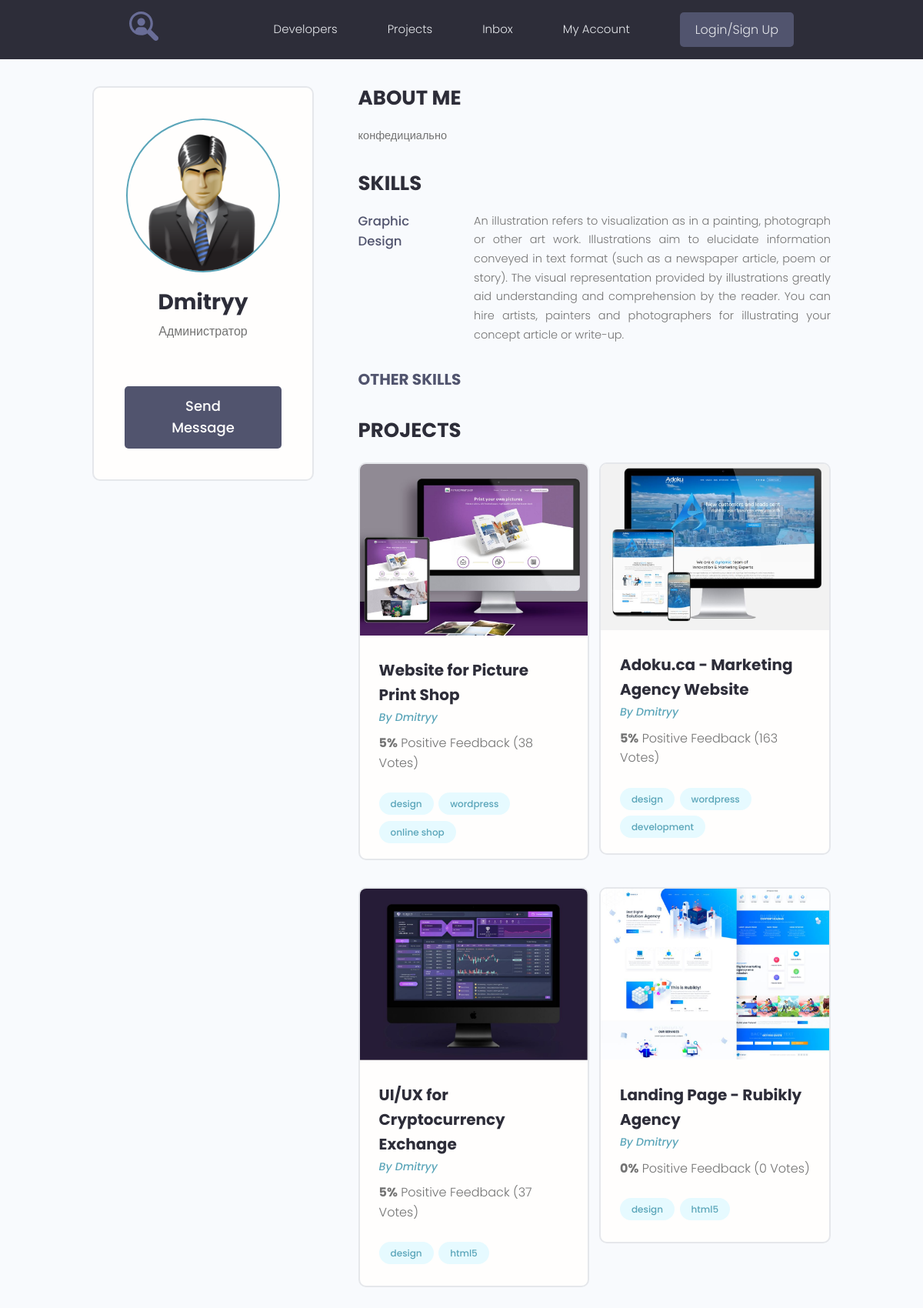
Screenshot of /profile/3/ with the database file from the repository.
### users/models.py (models this page shows, shortened)
class Profile(models.Model):
    user = models.OneToOneField(User, on_delete=models.CASCADE, null=True, blank=True)
    name = models.CharField(max_length=200, null=True, blank=True)
    email = models.EmailField(max_length=500, null=True, blank=True)
    username = models.CharField(max_length=200, null=True, blank=True)
    short_info = models.CharField(max_length=200, null=True, blank=True)
    bio = models.TextField(null=True, blank=True)
    profile_image = models.ImageField(upload_to="profiles/", default="profiles/user-default")
    social_github = models.CharField(max_length=200, null=True, blank=True)
    social_youtube = models.CharField(max_length=200, null=True, blank=True)
    social_website = models.CharField(max_length=200, null=True, blank=True)
    created = models.DateTimeField(auto_now_add=True)

class Skill(models.Model):
    owner = models.ForeignKey(Profile, on_delete=models.SET_NULL, null=True, blank=True)
    name = models.CharField(max_length=200, null=True, blank=True)
    description = models.TextField(null=True, blank=True)
    created = models.DateTimeField(auto_now_add=True)

### projects/models.py (models this page shows, shortened)
class Project(models.Model):
    owner = models.ForeignKey(Profile, on_delete=models.SET_NULL, null=True, blank=True)
    title = models.CharField(max_length=200)
    description = models.TextField(blank=True, null=True)
    featured_image = models.ImageField(upload_to="projects/%Y/%m/%d", default="default.jpg")
    demo_link = models.CharField(max_length=1000, blank=True, null=True)
    source_link = models.CharField(max_length=1000, blank=True, null=True)
    tags = models.ManyToManyField('Tag', blank=True)
    vote_total = models.IntegerField(default=0, blank=True, null=True)
    vote_ratio = models.IntegerField(default=0, blank=True, null=True)
    created = models.DateTimeField(auto_now_add=True)

class Tag(models.Model):
    name = models.CharField(max_length=200)
    created = models.DateTimeField(auto_now_add=True)
    def __str__(self):
        return self.name

### users/views.py (the view)
# urls.py: path('profile/<str:pk>/', views.user_profile, name='user_profile'),
def user_profile(request, pk):
    prof = Profile.objects.get(id=pk)
    top_skills = prof.skill_set.exclude(description__exact="")
    other_skills = prof.skill_set.filter(description="")
    context = {
        "profile": prof,
        "top_skills": top_skills,
        "other_skills": other_skills,
    }
    return render(request, "users/profile.html", context)

### users/templates/users/profile.html (shortened to what this page needs)
{% extends 'projects/base.html' %}
{% block content %}
  <main class="profile my-md">
    <div class="container">
      <div class="layout">
        <div class="column column--1of3">
          <div class="card text-center">
            <div class="card__body dev">
              <img class="avatar avatar--xl" src="{{ profile.profile_image.url }}" />
              <h2 class="dev__name">{{ profile.name }}</h2>
              <p class="dev__title">{{ profile.short_info }}</p>
              <a href="#" class="btn btn--sub btn--lg">Send Message </a>
            </div>
          </div>
        </div>
        <div class="column column--2of3">
          <div class="devInfo">
            <h3 class="devInfo__title">About Me</h3>
            <p class="devInfo__about">
              {{ profile.bio }}
            </p>
          </div>
          <div class="devInfo">
            <h3 class="devInfo__title">Skills</h3>
            <div class="devInfo__skills">
              {% for skill in top_skills %}
              <div class="devSkill">
                <h4 class="devSkill__title">{{ skill.name }}</h4>
                <p class="devSkill__info">
                    {{ skill.description }}
                </p>
              </div>
              {% endfor %}
              <h3 class="devInfo__subtitle">Other Skills</h3>
            </div>
          </div>
          <div class="devInfo">
            <h3 class="devInfo__title">Projects</h3>
            <div class="grid grid--two">
              {% for project in profile.project_set.all %}
              <div class="column">
                <div class="card project">
                  <a href="{% url 'project' project.id %}" class="project">
                    <img class="project__thumbnail" src="{{ project.featured_image.url }}" alt="project thumbnail" />
                  </a>
                    <div class="card__body">
                      <h3 class="project__title">{{ project.title }}</h3>
                      <p><a class="project__author" href="{% url 'user_profile' project.owner.id %}">By {{ project.owner.name }}</a></p>
                      <p class="project--rating">
                        <span style="font-weight: bold;">{{ project.vote_ratio }}%</span> Positive
Feedback ({{ project.vote_total }} Vote{{ project.vote_total|pluralize:'s' }})
                      </p>
                      <div class="project__tags">
                        {% for tag in project.tags.all %}
                        <span class="tag tag--pill tag--main">
                          <small>{{ tag }}</small>
                        </span>
                        {% endfor %}
                      </div>
                    </div>
                </div>
              </div>
              {% endfor %}
            </div>
          </div>
        </div>
      </div>
    </div>
  </main>
{% endblock %}

### projects/static/styles/app.css (style rules this page uses)
:root { --color-sub: #2d2d39; }
.btn--sub { background-color: var(--color-sub-light); }
.card { border: 2px solid var(--color-light); }
img { width: 100%; }
.profile .card > .dev { padding: 4rem; }
.dev__name { color: var(--color-sub); font-size: 2.8rem; font-weight: 700; margin-top: 1rem; margin-bottom: 0.5rem; }
.dev__title { font-size: 1.6rem; font-weight: 500; line-height: 1.3; }
.devInfo { margin-bottom: 3rem; }
.devInfo__title, .devInfo__subtitle { font-size: 2.6rem; color: var(--color-sub); text-transform: uppercase; font-weight: 700; margin-bottom: 1.5rem; }
.devInfo__subtitle { font-size: 2rem; color: var(--color-sub-light); }
.devInfo__about, .devSkill__info { font-size: 1.45rem; line-height: 1.7; text-align: justify; }
.devSkill { margin-bottom: 3rem; }
.devSkill__title { font-size: 1.65rem; font-weight: 500; color: var(--color-sub-light); }
@media screen and (min-width: 700px) { .devSkill { display: flex; justify-content: space-between; gap: 3rem; } }
@media screen and (min-width: 700px) { .devSkill__info { flex-basis: 80%; } }
.project__author { font-size: 1.4rem; font-style: italic; }
.project--rating { margin-bottom: 1.6em; margin-top: .5em; }
.project__thumbnail { object-fit: cover; object-position: top center; width: 100%; }
.project__title { font-size: 2rem; font-weight: 700; color: var(--color-sub); }

### projects/static/uikit/styles/modules/_variables.css (style rules this page uses)
:root { --color-main: #5aa5b9; --color-main-light: #e6faff; --color-sub: #3f4156; --color-sub-light: #51546e; --color-sub-lighter: #ededfd; --color-text: #737373; --color-gray: #8b8b8b; --color-light: #e5e7eb; --color-light-gray: #767676; --color-bg: #f8fafd; --color-white: #fffefd; --color-white-light: #f3f3f3; --color-success: #359e64; --color-success-bg: #def8e8; --color-error: #fc4b0b; --color-error-bg: #fff2ee; --font-base: 'Poppins', arial, helvetica, 'Segoe UI', roboto, ubuntu, sans-serif; --font-monospace: 'Fira Code', 'Courier New', courier, monospace; --font-regular: 300; --font-medium: 500; --font-bold: 700; --generic-shadow: 1px 1px 5px #00000010; --generic-transition: all 0.3s ease-in-out; }

### projects/static/uikit/styles/modules/_base.css (style rules this page uses)
* { margin: 0; padding: 0; box-sizing: border-box; text-rendering: optimizeLegibility; color: inherit; font-size: inherit; }
html { font-size: 50%; }
@media only screen and (min-width: 480px) { html { font-size: 56.25%; } }
@media only screen and (min-width: 1200px) { html { font-size: 62.5%; } }
body { line-height: 1.6; font-weight: 400; font-size: 1.5rem; color: var(--color-text); background-color: var(--color-bg); min-height: 100vh; }

### projects/static/uikit/styles/modules/_typography.css (style rules this page uses)
* { font-family: var(--font-base); }
h2 { font-size: 3.6rem; font-weight: var(--font-bold); }
h3 { font-size: 3.2rem; font-weight: var(--font-medium); }
h4 { font-size: 2.8rem; font-weight: var(--font-medium); }
p, span, strong { font-size: 1.6rem; color: var(--color-text); font-weight: var(--font-regular); }
a { padding-bottom: 2px; text-decoration: none; display: inline-block; color: var(--color-main); font-weight: var(--font-medium); }

### projects/static/uikit/styles/modules/_utilities.css (style rules this page uses)
.container { width: 92%; max-width: 165rem; margin: 0 auto; box-sizing: border-box; }
@media screen and (min-width: 1000px) { .container { width: 90%; } }
@media screen and (min-width: 1200px) { .container { width: 80%; } }
.text-center { text-align: center; }
.my-md { margin: 3rem auto; }

### projects/static/uikit/styles/modules/_avatar.css (style rules this page uses)
.avatar { border-radius: 50%; border: 2px solid var(--color-main); object-fit: cover; }
.avatar--xl { height: 20rem; width: 20rem; }

### projects/static/uikit/styles/modules/_button.css (style rules this page uses)
.btn { display: inline-block; position: relative; cursor: pointer; background-color: var(--color-light); font-weight: var(--font-medium); color: var(--color-sub); text-decoration: none; padding: 1rem 2rem; border-radius: 0.5rem; border: none; width: -webkit-fit-content; width: -moz-fit-content; width: fit-content; height: -webkit-fit-content; height: -moz-fit-content; height: fit-content; font-size: 1.6rem; outline-width: 0; outline-color: transparent; -webkit-backface-visibility: hidden; backface-visibility: hidden; transition: all 0.3s ease-in-out; }
.btn--sub { background-color: var(--color-sub); color: var(--color-white); }
.btn--lg { font-size: 1.8rem; padding: 1.2rem 4.5rem; }

### projects/static/uikit/styles/modules/_card.css (style rules this page uses)
.card { border-radius: 1rem; background-color: var(--color-white); border: 1.5px solid var(--color-light); width: auto; height: auto; margin-top: 0.5rem; margin-bottom: 0.5rem; overflow: hidden; }
.card__body, .card__header { padding: 2rem 2.5rem; }

### rows the page displays
Profile: profile_image (placeholder picture), name "Dmitryy", short_info "Администратор", bio "конфедициально"
Skill: name "Graphic Design", description "An illustration refers to visualization as in a painting, photograph or other art work. Illustrations aim to elucidate information conveyed in text format (such as a newspaper article, poem or story). The visual representation provided by illustrations greatly aid understanding and comprehension by the reader. You can hire artists, painters and photographers for illustrating your concept article or write-up."
Project: featured_image (picture), title "Website for Picture Print Shop", owner.name "Dmitryy", vote_ratio "5", vote_total "38"
Tag: name "design"
Tag: name "wordpress"
Tag: name "online shop"
Project: featured_image (picture), title "Adoku.ca - Marketing Agency Website", owner.name "Dmitryy", vote_ratio "5", vote_total "163"
Tag: name "development"
Project: featured_image (picture), title "UI/UX for Cryptocurrency Exchange", owner.name "Dmitryy", vote_ratio "5", vote_total "37"
Tag: name "html5"
Project: featured_image (picture), title "Landing Page - Rubikly Agency", owner.name "Dmitryy", vote_ratio "0", vote_total "0"
